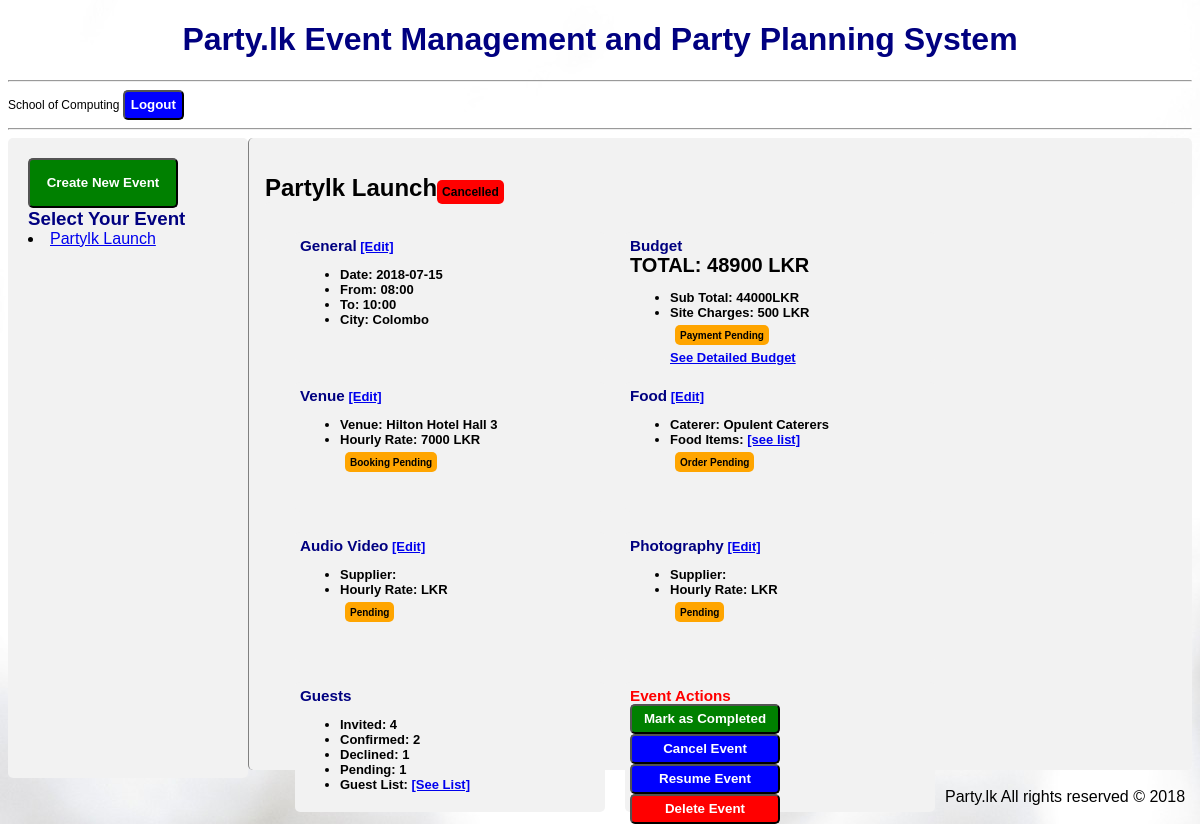
The page /pages/profile.php?eventid=35 (signed in) on the database its author committed.
### tables this page shows
CREATE TABLE `event` (
  `eventid` int(10) NOT NULL,
  `event_name` varchar(255) NOT NULL,
  `location` text NOT NULL,
  `date` varchar(255) NOT NULL,
  `start` varchar(255) NOT NULL,
  `end` varchar(255) NOT NULL,
  `userid` int(11) DEFAULT NULL,
  `status` int(11) NOT NULL,
  `payment` int(11) NOT NULL
);

CREATE TABLE `event_venues` (
  `eventid` int(11) NOT NULL,
  `venueid` int(11) NOT NULL,
  `status` int(11) NOT NULL
);

CREATE TABLE `venues` (
  `venueid` int(11) NOT NULL,
  `venue_name` text NOT NULL,
  `location` text NOT NULL,
  `rate` int(11) NOT NULL,
  `description` text NOT NULL
);

CREATE TABLE `event_catering` (
  `caterjobid` int(11) NOT NULL,
  `catererid` int(11) NOT NULL,
  `eventid` int(11) NOT NULL,
  `status` int(11) NOT NULL
);

CREATE TABLE `caterers` (
  `catererid` int(11) NOT NULL,
  `name` varchar(255) NOT NULL,
  `contact` int(10) NOT NULL,
  `email` text NOT NULL
);

### server/server.php (the view, shortened to what this page needs)
<?php
require('auth.php');
function get_event($user){
    global $db;
    $query0= "SELECT userid FROM user WHERE username='$user'";
    $result0=mysqli_query($db,$query0);
    $userid =  mysqli_fetch_assoc($result0)['userid'];
    $query = "SELECT * FROM event WHERE userid='$userid'";
    $result = mysqli_query($db,$query);
    while ($event = mysqli_fetch_assoc($result)){
        $eventpath = "profile.php?eventid=".$event['eventid'];
        echo "<li> <a href='$eventpath'>",$event['event_name'], "</a></li>";
        }
}
function get_info($eventid){
    global $db,$eventname,$location;
    $query1 = "SELECT * from event WHERE eventid ='$eventid'";
    $result=mysqli_query($db,$query1);
    $event = mysqli_fetch_assoc($result);
    return $event;
}
function get_entry($key,$value ,$table,$column,$overridequery){
        global $db;
        $query = "SELECT * FROM `$table` WHERE `$key` = '$value'";
        if ($overridequery!==0){
            $result= (mysqli_query($db,$overridequery));
            while($entry = mysqli_fetch_assoc($result)){
                echo $entry[$column];
            }
        }
        else{
            $result = mysqli_query($db,$query);
            while($entry = mysqli_fetch_assoc($result)){
                return $entry[$column];
            }
        }
        }
function get_rates($table){
    global $db;
    $eventid = $_SESSION['eventid'];
        $hours = get_info($eventid)['end']- get_info($eventid)['start'];
    $query = "SELECT rate FROM event_av
    INNER JOIN av_suppliers ON event_av.supplierid = av_suppliers.avsupplierid
    WHERE eventid=$eventid";
    $result = mysqli_fetch_assoc(mysqli_query($db,$query));
    $av_rate = $result['rate'];
    $query = "SELECT rate FROM event_photography
    INNER JOIN photographer ON event_photography.photgrapherid = photographer.photographerid
    WHERE eventid=$eventid";
    $result = mysqli_fetch_assoc(mysqli_query($db,$query));
    $photo_rate = $result['rate'];
    $query = "SELECT rate FROM event_venues
    INNER JOIN venues ON event_venues.venueid = venues.venueid
    WHERE eventid=$eventid";
    $result = mysqli_fetch_assoc(mysqli_query($db,$query));
    $venue_rate = $result['rate'];
    $query = "SELECT * FROM event_food
    INNER JOIN fooditems ON event_food.itemid = fooditems.itemid
    WHERE eventid=$eventid";
    $result = mysqli_query($db,$query);
    if($table=='venue'){
        echo $venue_rate .' LKR';
    }
    elseif($table=='av'){
        echo $av_rate .' LKR';
    }
    elseif($table=='photo'){
        echo $photo_rate .' LKR';
    }
    elseif($table=='print_food'){
         while($foodlist=mysqli_fetch_assoc($result)){
            $food_subtotal=0;
            echo'<span style="margin-left:200px;">'.($foodlist['itemname']).'</span>' ;
            echo ' <span style="float:right"> ';
            echo($foodlist['price']) ;
            echo ' x ';
            echo($foodlist['quantity']);
            echo '=';
            $food_amount = $foodlist['price']*$foodlist['quantity'];
            echo $food_amount;
            $food_subtotal += $food_amount;
            echo ' </span> ';
            echo '<br>';
      }
    }
    elseif($table=='array'){
        $food_subtotal=0;
        while($foodlist=mysqli_fetch_assoc($result)){
            $food_amount = $foodlist['price']*$foodlist['quantity'];
            $food_subtotal += $food_amount;
      }
        $priceset = array();
        $priceset['hours'] = $hours;
        $priceset['venue'] = $venue_rate;
        $priceset['photo'] = $photo_rate;
        $priceset['av'] = $av_rate;
        $priceset['food'] = $food_subtotal;
        $priceset['subtotal'] = ($venue_rate+$photo_rate+$av_rate)*$hours + $food_subtotal;
        $priceset['total']= $priceset['subtotal']*(1+(10/100))+500;
        return $priceset;
    }
}
function counter($table,$column,$value,$condcol,$condval){
    global $db;
    $query = "SELECT * FROM $table WHERE $column = $value ";
    if ($condcol!==0){
        $query .= "AND $condcol = $condval";
    }
    $result = mysqli_num_rows(mysqli_query($db, $query));
    echo $result;
}
?>

### pages/profile.php (shortened to what this page needs)
<?php
require('../server/server.php');
$username = $_SESSION['username'];
$fullname = $_SESSION['fullname'];
?>
<!DOCTYPE html>
<html>
<head>
	<link rel="stylesheet" type="text/css" href="../assets/css/styles.css">
</head>
<body onload="onload_events()" background="../assets/img/26.jpg">
	<b> <h1 id="brand"> <center> Party.lk Event Management and Party Planning System</b> </h1> </center>
	<hr>
    <form action="../server/auth.php" method="POST" class="login">
        <label> <?php echo $fullname;?></label>
		<button style="height:30px;"type="submit" name="logout">Logout</button>
	</form>
	<hr>
	<div id="home" class = "sidebar" style="height:600px;">
		<button style="width:150px;background-color:green" id="trigger">Create New Event</button>
		<br>
		<h3>Select Your Event</h3>
		<br><?php get_event($username)?>
	</div>
	<div class="content" style="height:600px">
		<h2><?php
		if (isset($_GET['eventid'])){
			include("../pages/event.php");
		}
		else{
			include("../pages/overview.php");
		}
		?>
		</h2>
	</div>
	<br>
	<footer>Party.lk All rights reserved &copy 2018</footer>
</body>
</html>

### pages/event.php (shortened to what this page needs)
<?php
$eventid = $_GET['eventid'];
$event= get_info($eventid);
echo $event['event_name'];
if ($event['status']==0){
    echo '<div class="label_pending">Pending</div>';
}
elseif($event['status']==1){
    echo '<div class="label_completed">Completed</div>';
}
else{
    echo '<div class="label_cancelled">Cancelled</div>';
}
?>
<div>
    <div class="label">
        <h3>General</h3>
        <a id="edit_triggesr" href="#" onClick="set_type('edit_general')">[Edit]</a>
        <ul>
            <li>
                Date: <?php echo get_entry('eventid',$eventid,'event','date',0);?>
            </li>
            <li>
                From: <?php echo get_entry('eventid',$eventid,'event','start',0);?>
            </li>
            <li>
                To: <?php echo get_entry('eventid',$eventid,'event','end',0);?>
            </li>
            <li>
                City: <?php echo get_entry('eventid',$eventid,'event','location',0);?>
            </li>
        </ul>
    </div>
    <div class="label">
        <h3>Budget</h3><br>
        <span style="font-size:20px;">
            TOTAL: <?php echo get_rates('array')['total'];?> LKR
        </span>
        <ul>
        <li>
                Sub Total: <?php echo get_rates('array')['subtotal'];?>LKR
            </li>
            <li>
                Site Charges: 500 LKR
            </li>
            <span>
                <?php
                    $pay_stat =  get_entry('eventid',$eventid,'event','payment',0);
                    if($pay_stat==1){
                        echo '<div style="display:inline-block; margin:5px;;height:10px;font-size:10px;" class="label_completed">Paid</div>';
                    }
                    else{
                        echo '<div style="display:inline-block; margin:5px;;height:10px;font-size:10px;" class="label_pending">Payment Pending</div>';
                    }
                ;?>
            </span><br>
            <span>
                <a id="edit_trigger" href="#" onClick="set_type('budget')">See Detailed Budget</a>
            </span>
        </ul>
    </div>
    <div class="label">
        <h3>Venue</h3>
        <a id="edit_trigger" href="#" onClick="set_type('edit_venue')">[Edit]</a>
        <ul>
            <li>
                Venue: <?php
                $overridequery_venue = "SELECT `venues`.`venue_name`,`event_venues`.`eventid` FROM `venues`
                INNER JOIN `event_venues`
                ON `venues`.`venueid` = event_venues.venueid
                WHERE `event_venues`.`eventid` = '$eventid'";
                get_entry('eventid',$eventid,'event_venues','venue_name',$overridequery_venue);?>
            </li>
            <li>
                Hourly Rate: <?php get_rates('venue');?>
            </li>
            <span>
                <?php
                    $ven_stat =  get_entry('eventid',$eventid,'event_venues','status',0);
                    if($ven_stat==1){
                        echo '<div style="display:inline-block; margin:5px;;height:10px;font-size:10px;" class="label_completed">Booking Completed</div>';
                    }
                    else{
                        echo '<div style="display:inline-block; margin:5px;;height:10px;font-size:10px;" class="label_pending">Booking Pending</div>';
                    }
                ;?>
            </span>
        </ul>
    </div>
    <div class="label">
        <h3>Food</h3>
    <a id="edit_trigger" href="#" onClick="set_type('edit_caterer')">[Edit]</a>
        <ul>
            <li> Caterer:
            <?php
                $overridequery = "SELECT `caterers`.`name`,`event_catering`.`eventid` FROM `caterers`
                INNER JOIN `event_catering`
                ON `caterers`.`catererid` = event_catering.catererid
                WHERE `event_catering`.`eventid` = '$eventid'";
                get_entry('eventid',$eventid,'event_catering','name',$overridequery);?>
            </li>
            <li>
                Food Items: <a id="foodlist" href="#foodlist" onClick="set_type('food_list')">[see list]</a>
            </li>
            <span>
            <?php
                    $pay_stat =  get_entry('eventid',$eventid,'event_catering','status',0);
                    if($pay_stat==1){
                        echo '<div style="display:inline-block; margin:5px;;height:10px;font-size:10px;" class="label_completed">Order Accepted</div>';
                    }
                    else{
                        echo '<div style="display:inline-block; margin:5px;;height:10px;font-size:10px;" class="label_pending">Order Pending</div>';
                    }
                ;?>
            </span>
        </ul>
    </div>
    <div class="label">
        <h3>Audio Video</h3>
        <a id="edit_trigger" href="#" onClick="set_type('edit_av')">[Edit]</a>
        <ul>
            <li> Supplier:
            </li>
            <li>Hourly Rate: <?php get_rates('av');?></li>
            <span>
            <?php
                    $pay_stat =  get_entry('eventid',$eventid,'event_av','status',0);
                    if($pay_stat==1){
                        echo '<div style="display:inline-block; margin:5px;;height:10px;font-size:10px;" class="label_completed">Confirmed</div>';
                    }
                    else{
                        echo '<div style="display:inline-block; margin:5px;;height:10px;font-size:10px;" class="label_pending">Pending</div>';
                    }
                ;?>
            </span>
        </ul>
    </div>
    <div class="label">
        <h3>Photography</h3>
        <a id="edit_trigger" href="#" onClick="set_type('edit_photo')">[Edit]</a>
        <ul>
            <li> Supplier:
            </li>
            <li>Hourly Rate: <?php get_rates('photo');?></li>
            <span>
            <?php
                    $pay_stat =  get_entry('eventid',$eventid,'event','payment',0);
                    if($pay_stat==1){
                        echo '<div style="display:inline-block; margin:5px;;height:10px;font-size:10px;" class="label_completed">Confirmed</div>';
                    }
                    else{
                        echo '<div style="display:inline-block; margin:5px;;height:10px;font-size:10px;" class="label_pending">Pending</div>';
                    }
                ;?>
            </span>
        </ul>
    </div>
    <div class="label" id="guests">
        <h3>Guests</h3>
            <ul>
                <li>
                    Invited: <?php counter('guests','eventid',$eventid,0,0);?>
                </li>
                <li>
                    Confirmed: <?php counter('guests','eventid',$eventid,'rsvp',1);?>
                </li>
                <li>
                    Declined: <?php counter('guests','eventid',$eventid,'rsvp',2);?>
                </li>
                <li>
                    Pending: <?php counter('guests','eventid',$eventid,'rsvp',0);?>
                </li>
                <li>
                    Guest List: <a id="edit_trigger" href="#"onClick="set_type('edit_guests')">[See List]</a>
                </li>
            </ul>
    </div>
    <div class="label">
        <h3 style="color:red">Event Actions</h3>
        <form action = "../server/server.php" method="POST">
        <button name="event_complete" style="height:30px;background-color:green;width:150px">Mark as Completed</button>
        <button name="event_cancel" style="height:30px;width:150px">Cancel Event</button>
        <button name="event_resume" style="height:30px;width:150px">Resume Event</button>
        <button name="event_delete" style="height:30px; background-color:red;width:150px">Delete Event</button>
        </form>
    </div>
</div>

### assets/css/styles.css (style rules this page uses)
body { font-family: 'Gill Sans', 'Gill Sans MT', Calibri, 'Trebuchet MS', sans-serif; }
.content { margin-left:200px; border-left: 1px solid gray; padding: 1em; max-width:100%; min-height:600px; margin-left: 240px; }
h3 { color: navy; text-align: center; size:100px; display: inline; }
h1 { color: navy; text-align: center; size:100px; }
div { border-radius: 5px; background-color: #f2f2f2; padding: 20px; }
.login { font-size: 12px; display: inline; }
.sidebar { float: left; width:200px; min-height: 400px; }
footer { margin-bottom: 0px; }
.label { width: 300px; height:120px; font-size: 13px; display: block; padding: 5px; float: left; margin: 10px; }
.label_pending { background-color:orange; display: inline; padding: 5px; font-size: 12px; }
.label_cancelled { background-color:red; display: inline; padding: 5px; font-size: 12px; }

### pages/profile.php (style rules this page uses)
.label { width: 300px; height:120px; font-size: 13px; display: block; padding: 5px; float: left; margin: 10px; }
button { border-radius: 5px; background-color: blue; color:white; font-weight: bold; height: 50px; }

### rows shown on the page
event: event_name "Partylk Launch", date "2018-07-15", start "08:00", end "10:00", location "Colombo"
event_venues: venueid.venue_name "Hilton Hotel Hall 3"
venues: rate "7000"
event_catering: catererid.name "Opulent Caterers"

### other values the page prints
$fullname "School of Computing"
get_rates('array')['total'] "48900"
get_rates('array')['subtotal'] "44000"
$result "4 2 1 1"
